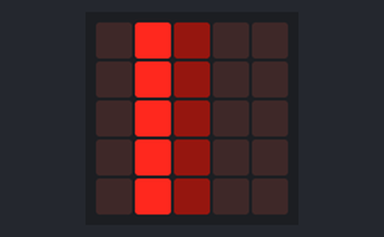
This program was run on a simulated BBC micro:bit (MakeCode). On the bench: the board's 5×5 LED display.

Above: at 0.06 s.
At 0.66 s:
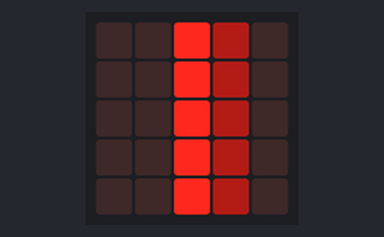
At 1.26 s:
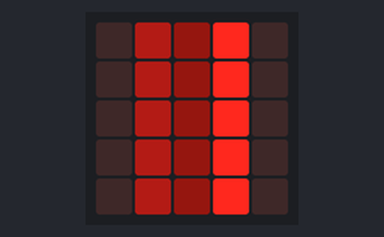

Measured:
- by itself, everything shown: repeats every 0.96 s, in 8 steps

The program:

main.ts
```typescript
let y = 0
let dx = 1
let x = 0
let x2 = 0
let x3 = 0
basic.forever(function () {
    y = 0
    if (x == 0) {
        dx = 1
        x2 = x + 1
        x3 = x + 2
    } else if (x == 4) {
        dx = -1
        x2 = x - 1
        x3 = x - 2
    }
    basic.clearScreen()
    x += dx
    for (let index = 0; index < 5; index++) {
        led.plotBrightness(x3, y, 20)
        led.plotBrightness(x2, y, 60)
        led.plot(x, y)
        y += 1
    }
    basic.pause(100)
})
```

test.ts
```typescript
// 在這裡測試；當此封包作為擴充功能時，將不會編譯此內容。
```
